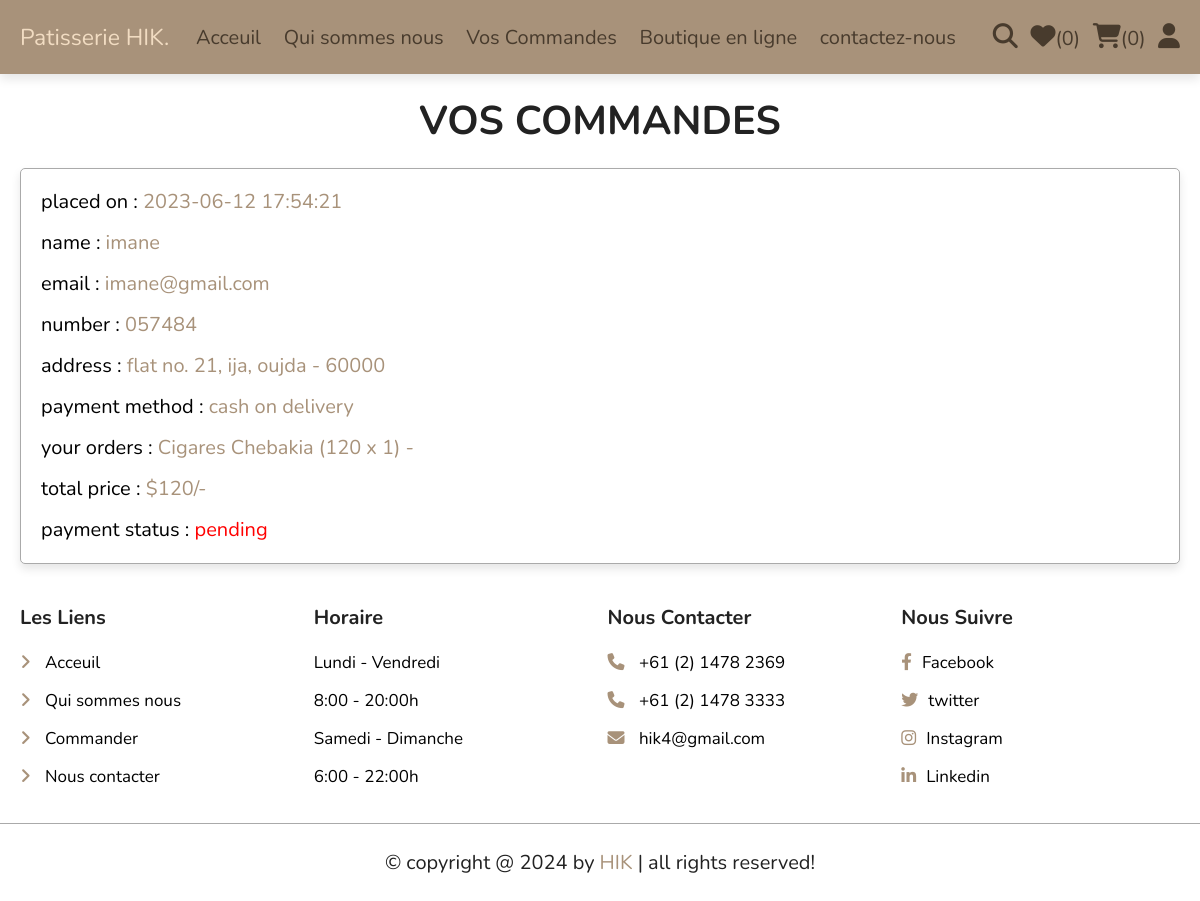
Page /orders.php (signed in) on the committed database.
### tables this page shows
CREATE TABLE IF NOT EXISTS `orders` (
  `id` int(100) NOT NULL AUTO_INCREMENT,
  `user_id` int(100) NOT NULL,
  `name` varchar(20) NOT NULL,
  `number` varchar(10) NOT NULL,
  `email` varchar(50) NOT NULL,
  `method` varchar(50) NOT NULL,
  `address` varchar(500) NOT NULL,
  `total_products` varchar(1000) NOT NULL,
  `total_price` int(100) NOT NULL,
  `placed_on` timestamp NOT NULL DEFAULT CURRENT_TIMESTAMP,
  `payment_status` varchar(20) NOT NULL DEFAULT 'pending',
  PRIMARY KEY (`id`)
);

### orders.php (the view, shortened to what this page needs)
<?php
include 'components/connect.php';
if(isset($_SESSION['user_id'])){
   $user_id = $_SESSION['user_id'];
}else{
   $user_id = '';
};
?>
<!DOCTYPE html>
<html lang="en">
<head>
   <link rel="stylesheet" href="https://cdnjs.cloudflare.com/ajax/libs/font-awesome/6.1.1/css/all.min.css">
   <link rel="stylesheet" href="css/style.css">
</head>
<body>
<?php include 'components/user_header.php'; ?>
<section class="orders">
   <h1 class="heading">Vos Commandes</h1>
   <div class="box-container">
   <?php
      if($user_id == ''){
         echo '<p class="empty">Veuillez vous connecter pour consulter vos commandes.</p>';
      }else{
         $select_orders = $conn->prepare("SELECT * FROM `orders` WHERE user_id = ?");
         $select_orders->execute([$user_id]);
         if($select_orders->rowCount() > 0){
            while($fetch_orders = $select_orders->fetch(PDO::FETCH_ASSOC)){
   ?>
   <div class="box">
      <p>placed on : <span><?= $fetch_orders['placed_on']; ?></span></p>
      <p>name : <span><?= $fetch_orders['name']; ?></span></p>
      <p>email : <span><?= $fetch_orders['email']; ?></span></p>
      <p>number : <span><?= $fetch_orders['number']; ?></span></p>
      <p>address : <span><?= $fetch_orders['address']; ?></span></p>
      <p>payment method : <span><?= $fetch_orders['method']; ?></span></p>
      <p>your orders : <span><?= $fetch_orders['total_products']; ?></span></p>
      <p>total price : <span>$<?= $fetch_orders['total_price']; ?>/-</span></p>
      <p> payment status : <span style="color:<?php if($fetch_orders['payment_status'] == 'pending'){ echo 'red'; }else{ echo 'green'; }; ?>"><?= $fetch_orders['payment_status']; ?></span> </p>
   </div>
   <?php
      }
      }else{
         echo '<p class="empty">no orders placed yet!</p>';
      }
      }
   ?>
   </div>
</section>
<?php include 'components/footer.php'; ?>
</body>
</html>

### css/style.css (style rules this page uses)
:root { --main-color: #a8927a; --primary-color: #eff1f3; --bg-color: #f1dcc2; --hover: #483b2d; --black:#222; --white:#fff; --border:.1rem solid #aaa; --box-shadow:0 .5rem 1rem rgba(0,0,0,.1); }
* { font-family: 'Nunito', sans-serif; margin:0; padding:0; box-sizing: border-box; outline: none; border:none; text-decoration: none; }
html { font-size: 62.5%; overflow-x: hidden; }
body { background-color: var(--light-bg); }
section { padding:2rem; max-width: 1200px; margin:0 auto; }
.heading { font-size: 4rem; color:var(--black); margin-bottom: 2rem; text-align: center; text-transform: uppercase; }
.orders .box-container { display: flex; flex-wrap: wrap; gap:1.5rem; align-items: flex-start; }
.orders .box-container .box { padding:1rem 2rem; flex:1 1 40rem; border:var(--border); background-color: var(--white); box-shadow: var(--box-shadow); border-radius: .5rem; }
.orders .box-container .box p { margin:.5rem 0; line-height: 1.8; font-size: 2rem; color:var(--light-color); }
.orders .box-container .box p span { color:var(--main-color); }

### rows in the picture
orders: placed_on "2023-06-12 17:54:21", name "imane", email "imane@gmail.com", number "057484", address "flat no. 21, ija, oujda - 60000", method "cash on delivery", total_products "Cigares Chebakia (120 x 1) -", total_price "120", payment_status "pending"

### other values in the picture
$total_wishlist_counts "0"
$total_cart_counts "0"
